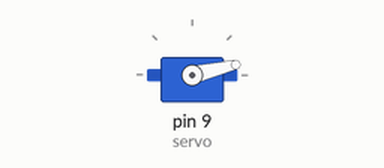
Bench run of a sketch on a simulated Arduino Uno, built with avr-gcc and run on an emulated ATmega328P. Parts: servo.

Above: at 0.05 s.
At 1.25 s:
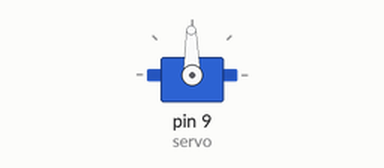
At 2.45 s:
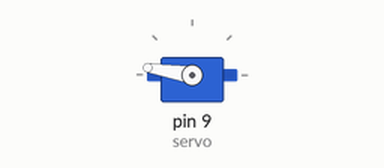
At 4.9 s:
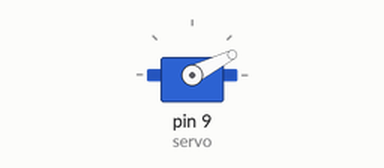
Timing chart, 0 to 6.7 s (numbered marks = the images above):
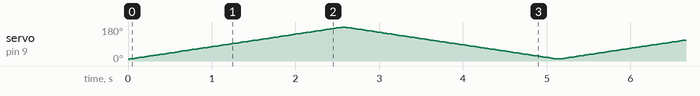

The sketch:

Servo_TEST.ino
```cpp
#include <Servo.h>

Servo servo; // create servo object to control a servo
// a maximum of eight servo objects can be created

//int pos = 0; // variable to store the servo position
int angle=0;

void setup() {
  servo.attach(9);
  servo.write(angle);
}

void loop()
{
 // scan from 0 to 180 degrees
  for(angle = 10; angle < 180; angle++)
  {
    servo.write(angle);
    delay(15);
  }
  // now scan back from 180 to 0 degrees
  for(angle = 180; angle > 10; angle--)
  {
    servo.write(angle);
    delay(15);
  }
}
```
